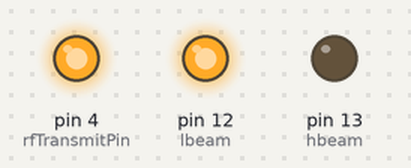
Simulated run of this sketch. Board: Arduino Uno, built with avr-gcc and run on an emulated ATmega328P. Parts: output pins drawn as LEDs (lit = HIGH).

Above: at 1.0 s.
At 55.3 s:
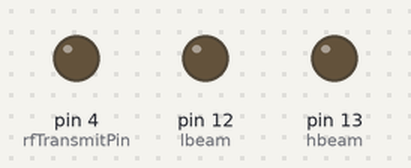
Timing chart, 0 to 59.8 s (numbered marks = the images above):
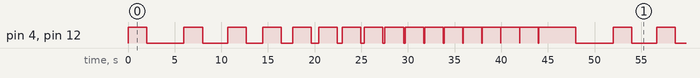

Measured:
- by itself, pin 4 (rfTransmitPin), pin 12 (lbeam): moves between LOW and HIGH, repeating every 46.0 s
- by itself, everything shown: repeats every 46.0 s, in 34 steps

The sketch:

Approching_vehicle_final.ino
```cpp
#define rfTransmitPin 4  //RF Transmitter pin = digital pin 4
 #define hbeam 13        //Onboard LED = digital pin 13
#define lbeam 12
 void setup(){
   pinMode(rfTransmitPin, OUTPUT);
   pinMode(hbeam, OUTPUT);
    pinMode(lbeam, OUTPUT);

 }

 void loop(){
   for(int i=4000; i>5; i=i-(i/3)){
     digitalWrite(rfTransmitPin, HIGH);     //Transmit a HIGH signal
     digitalWrite(lbeam, HIGH);            //Turn the LED on
     delay(2000);                           //Wait for 1 second

     digitalWrite(rfTransmitPin,LOW);      //Transmit a LOW signal
     digitalWrite(lbeam, LOW);            //Turn the LED off
     delay(i);                            //Variable delay
   }
 }
```
